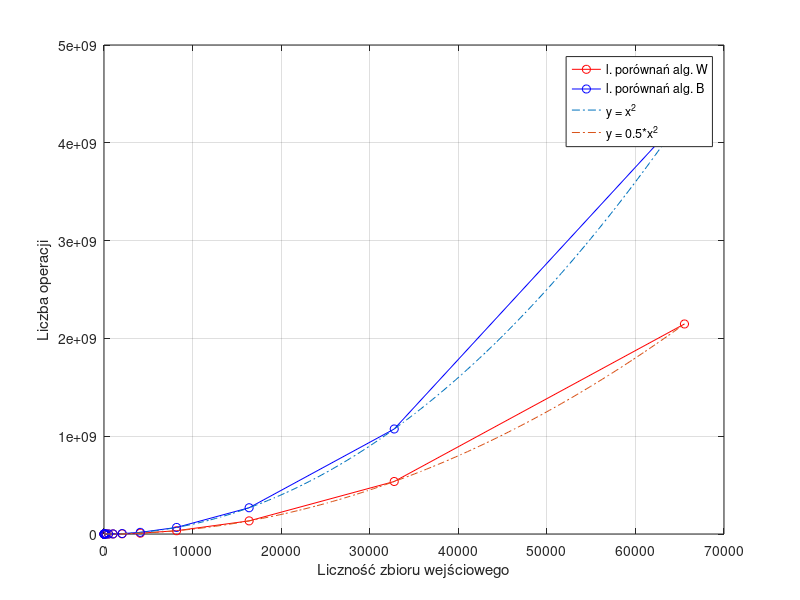
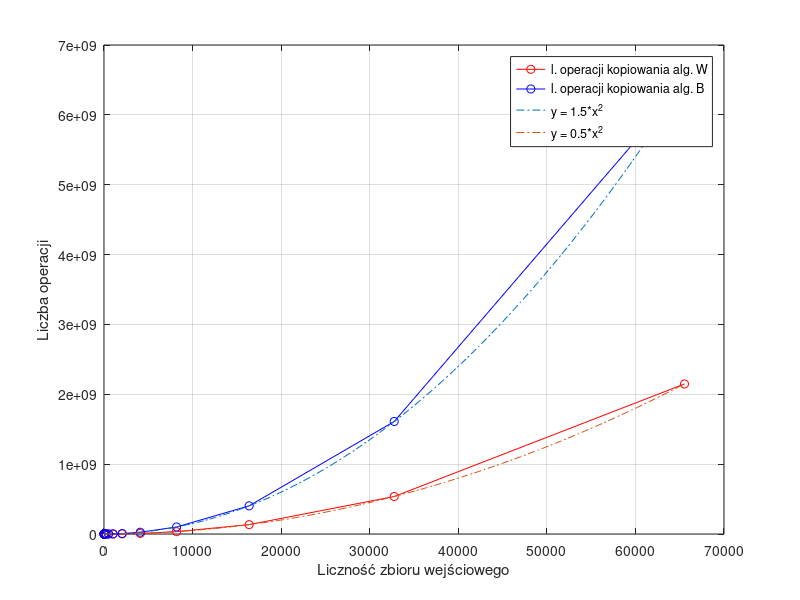
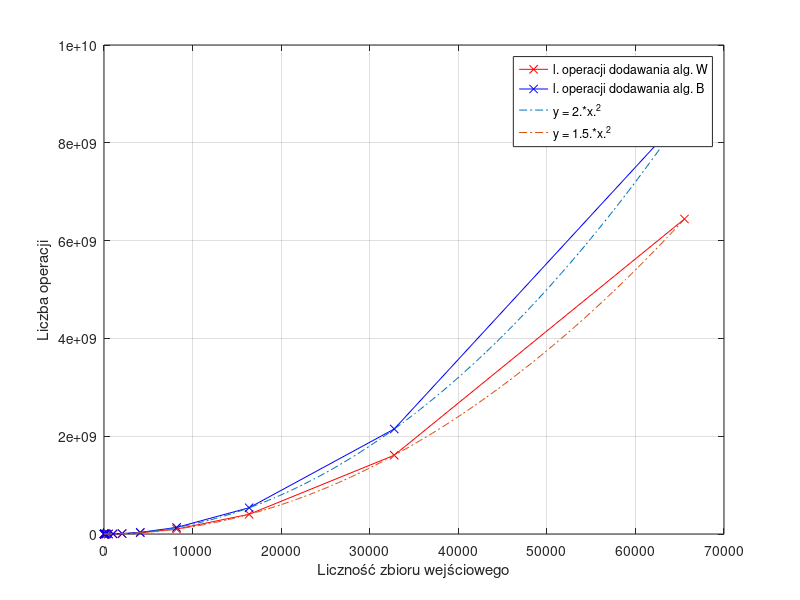
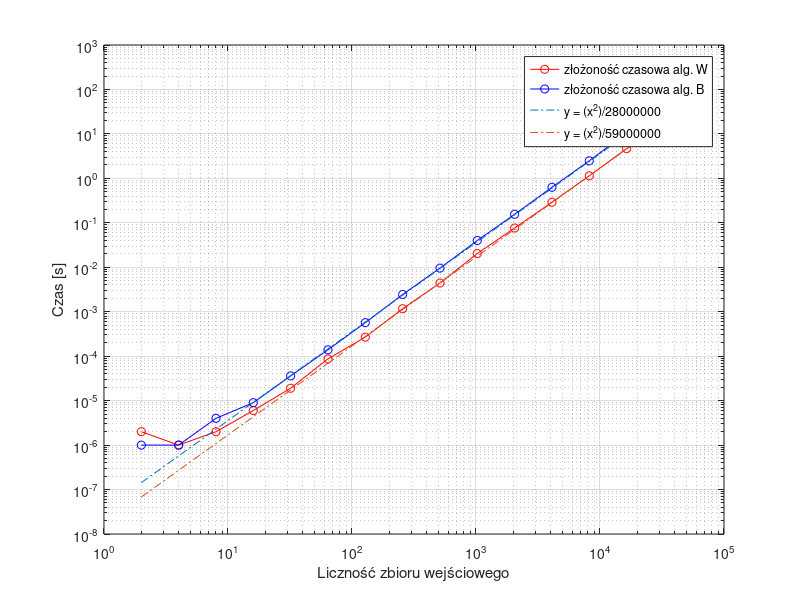

MATLAB code for these plots, in order:
%% Złożoności obliczeniowe algorytmów bąbelkowego oraz wstawiania

tb = [1e-06 1e-06  4e-06 9e-06 3.6e-05 0.000139 0.000568 0.002442 0.009568 0.039995 0.155554 0.630045 2.48311 10.567 40.3256 151.608]
tw = [2e-06 1e-06 2e-06 6e-06 1.9e-05 8.7e-05 0.000268 0.00117 0.004422 0.020355 0.076402 0.290116 1.13943 4.66075 18.1883 73.3449 290.761]

% Pesmistyczne
porownania_babelki_a = [2 12 56 240 992 4032 16256 65280 261632 1047552 4192256 16773120 67100672 268419072 1073709056 4294901760]
porownania_babelki_i = [4 16 64 256 1024 4096 16384 65536 262144 1048576 4194304 16777216 67108864 268435456 1073741824 4294967296]
dodawania_babelki = [6 28 120 496 2016 8128 32640 130816 523776 2096128 8386560 33550336 134209536 536854528 2147450880 8589869056]
kopiowania_babelki = [3 18 84 360 1488 6048 24384 97920 392448 1571328 6288384 25159680 100651008 402628608 1610563584 6442352640]

porownania_wstawianie_a =[1 6 28 120 496 2016 8128 32640 130816 523776 2096128 8386560 33550336 134209536 536854528 2147450880 8589869056 ]
porownania_wstawianie_i = [7 25 85 301 1117 4285 16765 66301 263677 1051645 4200445 16789501 67133437 268484605 1073840125 4295163901 17180262397]
dodawania_wstawianie =[7 28 106 406 1582 6238 24766 98686 393982 1574398 6294526 25171966 100675582 402677758 1610661886 6442549246 25770000382]
kopiowania_wstawianie = [2 9 35 135 527 2079 8255 32895 131327 524799 2098175 8390655 33558527 134225919 536887295 2147516415 8590000127]

% Optymistyczne

LICZNOSC = [2 4 8 16 32 64 128 256 512 1024 2048 4096 8192 16384 32768 65536]


%% Ilosc porownan, kopiowan dodawan dla alg. wstawiania

% Funkcje porównawcze
N = 100;
x = linspace(LICZNOSC(1),LICZNOSC(16),N);
y1 = x.^2; y2 = 1./2.*x.^2; 
y3 = 1.5.*x.^2; y4 = 1./2.*x.^2;
y5 = 2.*x.^2; y6 = 1.5.*x.^2;
close(figure)
figure(1)
% plot(LICZNOSC1,porownania_wstawianie_a,'-.r')
% hold on
% plot(LICZNOSC2,porownania_babelki_a,'-.green')
% grid on
% xlabel('Liczność zbioru wejściowego') 
% ylabel('Liczba operacji')
plot(LICZNOSC,porownania_wstawianie_a(1:16),'-or')
hold on
plot(LICZNOSC,porownania_babelki_i,'-ob')
plot(x,y1,'-.')
plot(x,y2,'-.')
grid on
legend('l. porównań alg. W','l. porównań alg. B','y = x^2','y = 0.5*x^2')
xlabel('Liczność zbioru wejściowego') 
ylabel('Liczba operacji')
figure(2)
plot(LICZNOSC,kopiowania_wstawianie(1:16),'-or')
hold on
plot(LICZNOSC,kopiowania_babelki,'-ob')
plot(x,y3,'-.')
plot(x,y4,'-.')
grid on
legend('l. operacji kopiowania alg. W','l. operacji kopiowania alg. B','y = 1.5*x^2','y = 0.5*x^2')
xlabel('Liczność zbioru wejściowego') 
ylabel('Liczba operacji')
figure(3)
plot(LICZNOSC,dodawania_wstawianie(1:16),'-xr')
hold on
plot(LICZNOSC,dodawania_babelki,'-xb')
plot(x,y5,'-.')
plot(x,y6,'-.')
grid on
legend('l. operacji dodawania alg. W','l. operacji dodawania alg. B','y = 2.*x.^2','y = 1.5.*x.^2')
xlabel('Liczność zbioru wejściowego') 
ylabel('Liczba operacji')
grid on




%% Złożoność Czasowa
N = 100;
x = linspace(LICZNOSC(1),LICZNOSC(16),N);
y7 = (x.^2)/28000000; y8 = (x.^2)/59000000;
close(figure)
figure(4)
loglog(LICZNOSC,tw(1:16),'-or')
hold on
loglog(LICZNOSC,tb,'-ob')
loglog(x,y7,'-.')
loglog(x,y8,'-.')
%[p,~,mu] = polyfit(LICZNOSC2,tb,2);
%f = polyval(p,LICZNOSC2,[],mu);
%semilogy(LICZNOSC2,f,'-.green')
grid on
legend('złożoność czasowa alg. W','złożoność czasowa alg. B','y = (x^2)/28000000','y = (x^2)/59000000')
ylabel('Czas [s]') 
xlabel('Liczność zbioru wejściowego')
